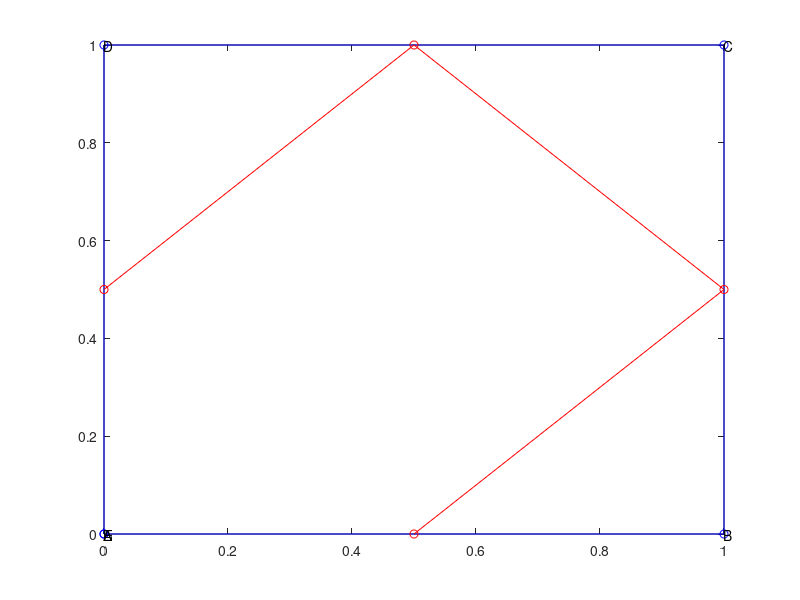

Reproduce this figure in MATLAB. (Note: this script raises an error after producing the figure.)
% Define the square's vertices
vertices = [0 0; 1 0; 1 1; 0 1; 0 0]; % Vertices of the square (A, B, C, D, A)

% Calculate midpoints of the sides
midpoints = (vertices(1:end-1, :) + vertices(2:end, :)) / 2; % Midpoints of the sides

% Assign labels to the points
labels = {'A', 'B', 'C', 'D', 'E'};

% Plot the square and midpoints
figure;
plot(vertices(:, 1), vertices(:, 2), 'b-o'); % Plot the square
hold on;
plot(midpoints(:, 1), midpoints(:, 2), 'r-o'); % Plot the midpoints
text(vertices(:, 1), vertices(:, 2), labels); % Add labels to the points

% Create curved arrows between midpoints
for i = 1:size(midpoints, 1)
    start_point = midpoints(i, :);
    end_point = midpoints(mod(i, size(midpoints, 1)) + 1, :);
    control_point = [end_point(1), start_point(2)];
    
    % Define control points for curved arrow
    x = [start_point(1), control_point(1), end_point(1)];
    y = [start_point(2), control_point(2), end_point(2)];

    annotation('arrow', x, y, 'HeadStyle', 'cback1', 'HeadLength', 10, 'HeadWidth', 8);
end

% Set plot properties
title('Square with Curved Arrows');
xlabel('X-axis');
ylabel('Y-axis');
legend('Square Vertices', 'Midpoints');
grid on;
hold off;
